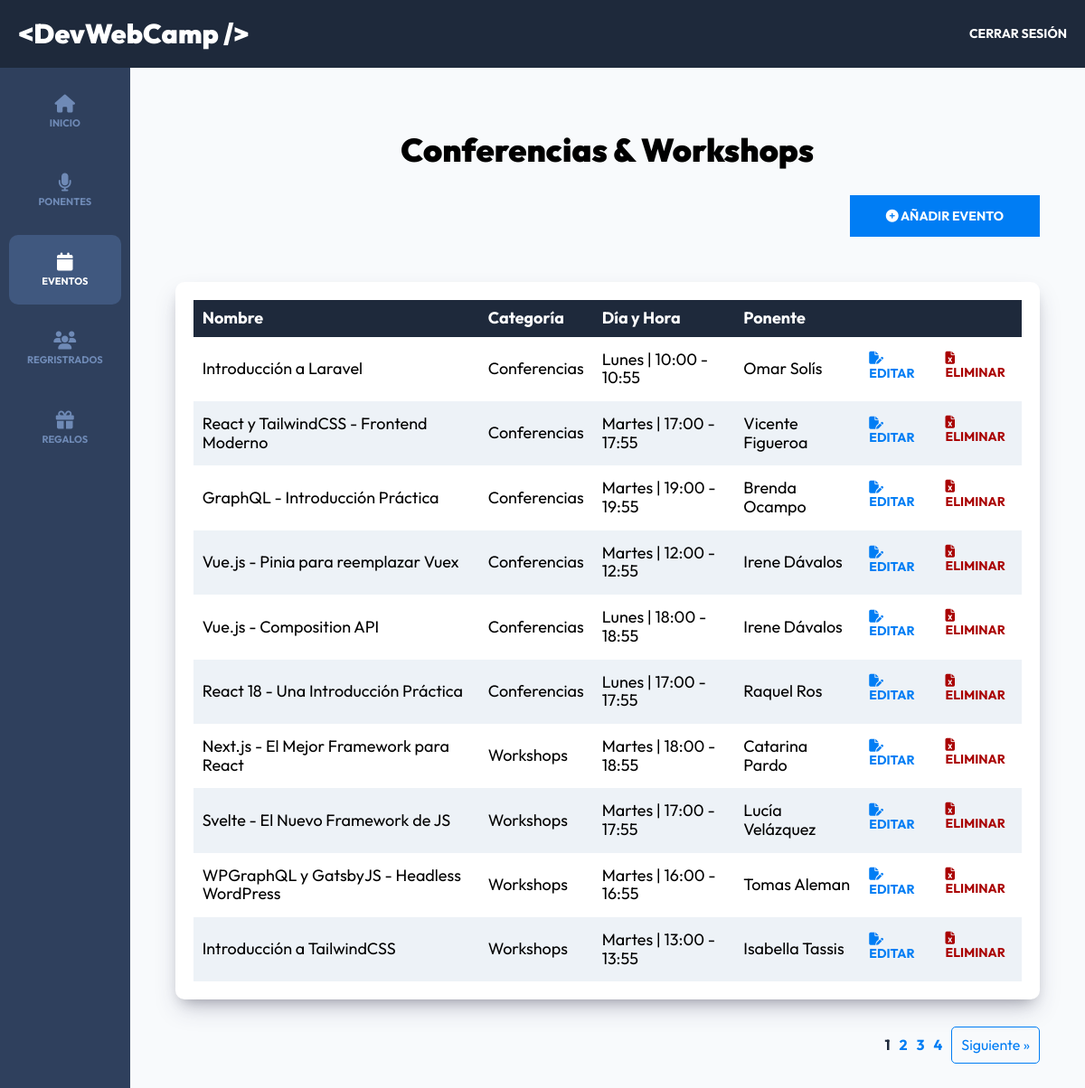
/admin/eventos?page=1 (signed in), run on the app's committed database.
### tables this page shows
CREATE TABLE `eventos` (
  `id` int NOT NULL AUTO_INCREMENT,
  `nombre` varchar(120) DEFAULT NULL,
  `descripcion` text,
  `disponibles` int DEFAULT NULL,
  `categoria_id` int NOT NULL,
  `dia_id` int NOT NULL,
  `hora_id` int NOT NULL,
  `ponente_id` int NOT NULL,
  PRIMARY KEY (`id`),
  KEY `fk_eventos_categorias_idx` (`categoria_id`),
  KEY `fk_eventos_dias1_idx` (`dia_id`),
  KEY `fk_eventos_horas1_idx` (`hora_id`),
  KEY `fk_eventos_ponentes1_idx` (`ponente_id`),
  CONSTRAINT `fk_eventos_categorias` FOREIGN KEY (`categoria_id`) REFERENCES `categorias` (`id`),
  CONSTRAINT `fk_eventos_dias1` FOREIGN KEY (`dia_id`) REFERENCES `dias` (`id`),
  CONSTRAINT `fk_eventos_horas1` FOREIGN KEY (`hora_id`) REFERENCES `horas` (`id`),
  CONSTRAINT `fk_eventos_ponentes1` FOREIGN KEY (`ponente_id`) REFERENCES `ponentes` (`id`)
);

CREATE TABLE `categorias` (
  `id` int NOT NULL AUTO_INCREMENT,
  `nombre` varchar(45) DEFAULT NULL,
  PRIMARY KEY (`id`)
);

CREATE TABLE `dias` (
  `id` int NOT NULL AUTO_INCREMENT,
  `nombre` varchar(15) DEFAULT NULL,
  PRIMARY KEY (`id`)
);

CREATE TABLE `horas` (
  `id` int NOT NULL AUTO_INCREMENT,
  `hora` varchar(13) DEFAULT NULL,
  PRIMARY KEY (`id`)
);

CREATE TABLE `ponentes` (
  `id` int NOT NULL AUTO_INCREMENT,
  `nombre` varchar(40) DEFAULT NULL,
  `apellido` varchar(40) DEFAULT NULL,
  `ciudad` varchar(20) DEFAULT NULL,
  `pais` varchar(20) DEFAULT NULL,
  `imagen` varchar(32) DEFAULT NULL,
  `tags` varchar(120) DEFAULT NULL,
  `redes` text,
  PRIMARY KEY (`id`)
);

### controllers/EventosController.php (called while the page is built, shortened)
<?php
class EventosController
{
    public static function index(Router $router)
    {
        $pagina_actual = $_GET['page'];
        $pagina_actual = filter_var($pagina_actual, FILTER_VALIDATE_INT);
        $registros_por_pagina = 10;
        $total_registros = Evento::total();
        $paginacion = new Paginacion($pagina_actual, $registros_por_pagina, $total_registros);
        $eventos = Evento::paginar($registros_por_pagina, $paginacion->offset());
        foreach ($eventos as $evento) {
            $evento->categoria = Categoria::find($evento->categoria_id);
            $evento->dia = Dia::find($evento->dia_id);
            $evento->hora = Hora::find($evento->hora_id);
            $evento->ponente = Ponente::find($evento->ponente_id);
        }
        $router->render('admin/eventos/index', [
            'titulo' => 'Conferencias & Workshops',
            'eventos' => $eventos,
            'paginacion' => $paginacion->paginacion()
        ]);
    }
}

### public/index.php (called while the page is built, shortened)
<?php
$router = new Router();
$router->get('/login', [AuthController::class, 'login']);
$router->post('/login', [AuthController::class, 'login']);
$router->post('/logout', [AuthController::class, 'logout']);
$router->get('/registro', [AuthController::class, 'registro']);
$router->post('/registro', [AuthController::class, 'registro']);
$router->get('/olvide', [AuthController::class, 'olvide']);
$router->post('/olvide', [AuthController::class, 'olvide']);
$router->get('/reestablecer', [AuthController::class, 'reestablecer']);
$router->post('/reestablecer', [AuthController::class, 'reestablecer']);
$router->get('/mensaje', [AuthController::class, 'mensaje']);
$router->get('/confirmar-cuenta', [AuthController::class, 'confirmar']);
$router->get('/admin/dashboard', [DashboardController::class, 'index']);
$router->get('/admin/ponentes', [PonentesController::class, 'index']);
$router->get('/admin/ponentes/crear', [PonentesController::class, 'crear']);
$router->post('/admin/ponentes/crear', [PonentesController::class, 'crear']);
$router->post('/admin/ponentes/editar', [PonentesController::class, 'editar']);
$router->get('/admin/ponentes/editar', [PonentesController::class, 'editar']);
$router->post('/admin/ponentes/eliminar', [PonentesController::class, 'eliminar']);
$router->get('/admin/eventos', [EventosController::class, 'index']);
$router->get('/admin/eventos/crear', [EventosController::class, 'crear']);
$router->post('/admin/eventos/crear', [EventosController::class, 'crear']);
$router->get('/admin/eventos/editar', [EventosController::class, 'editar']);
$router->post('/admin/eventos/editar', [EventosController::class, 'editar']);
$router->post('/admin/eventos/eliminar', [EventosController::class, 'eliminar']);
$router->get('/api/eventos-horario', [APIEventos::class, 'index']);
$router->get('/api/ponentes', [APIPonentes::class, 'index']);
$router->get('/api/ponente', [APIPonentes::class, 'ponente']);
$router->get('/admin/registrados', [RegistradosController::class, 'index']);
$router->get('/admin/regalos', [RegalosController::class, 'index']);
$router->get('/finalizar-registro', [RegistroController::class, 'crear']);
$router->post('/finalizar-registro/gratis', [RegistroController::class, 'gratis']);
$router->post('/finalizar-registro/pagar', [RegistroController::class, 'pagar']);
$router->get('/boleto', [RegistroController::class, 'boleto']);
$router->get('/', [PaginasController::class, 'index']);
$router->get('/devwebcamp', [PaginasController::class, 'evento']);
$router->get('/paquetes', [PaginasController::class, 'paquetes']);
$router->get('/workshops', [PaginasController::class, 'conferencias']);
$router->get('/404', [PaginasController::class, 'error']);
$router->comprobarRutas();

### models/ActiveRecord.php (called while the page is built, shortened)
<?php
class ActiveRecord {
    protected static $db;
    protected static $tabla = '';
    public static function setDB($database) {
        self::$db = $database;
    }
    public static function consultarSQL($query) {
        $resultado = self::$db->query($query);
        $array = [];
        while($registro = $resultado->fetch_assoc()) {
            $array[] = static::crearObjeto($registro);
        }
        return $array;
    }
    protected static function crearObjeto($registro) {
        $objeto = new static;
        foreach($registro as $key => $value ) {
            if(property_exists( $objeto, $key  )) {
                $objeto->$key = $value;
            }
        }
        return $objeto;
    }
    public static function find($id) {
        $query = "SELECT * FROM " . static::$tabla  ." WHERE id = {$id}";
        $resultado = self::consultarSQL($query);
        return array_shift( $resultado ) ;
    }
    public static function paginar($por_pagina, $offset){
        $query = "SELECT * FROM " . static::$tabla . " ORDER BY id DESC LIMIT {$por_pagina} OFFSET {$offset} ";
        $resultado = self::consultarSQL($query);
        return $resultado;
    }
    public static function total($columna = '', $valor ='')
    {
        $query = "SELECT COUNT(*) FROM " . static::$tabla;
        $resultado = self::$db->query($query);
        $total = $resultado->fetch_array();
        return array_shift($total);
    }
}

### views/admin/eventos/index.php (the view, shortened to what this page needs)
<h2 class="dashboard__heading"><?php echo $titulo; ?></h2>
<div class="dashboard__contenedor-boton">
    <a class="dashboard__boton" href="/admin/eventos/crear">
        <i class="fa-solid fa-circle-plus"></i>
        Añadir Evento
    </a>
</div>
<div class="dashboard__contenedor">
    <?php if (!empty($eventos)) { ?>
        <table class="table">
            <thead class="table__thead">
                <tr>
                    <th class="table__th" scope="col">
                        Nombre
                    </th>
                    <th class="table__th" scope="col">
                        Categoría
                    </th>
                    <th class="table__th" scope="col">
                        Día y Hora
                    </th>
                    <th class="table__th" scope="col">
                        Ponente
                    </th>
                    <th class="table__th" scope="col">
                    </th>
                </tr>
            </thead>
            <tbody class="table__tbody">
                <?php foreach ($eventos as $evento) { ?>
                    <tr class="table__tr">
                        <td class="table__td">
                            <?php echo $evento->nombre; ?>
                        </td>
                        <td class="table__td">
                            <?php echo $evento->categoria->nombre; ?>
                        </td>
                        <td class="table__td">
                            <?php echo $evento->dia->nombre . " | " . $evento->hora->hora; ?>
                        </td>
                        <td class="table__td">
                            <?php echo $evento->ponente->nombre . " " . $evento->ponente->apellido; ?>
                        </td>
                        <td class="table__td--acciones">
                            <a class="table__accion table__accion--editar" href="/admin/eventos/editar?id=<?php echo $evento->id; ?>">
                                <i class="fa-solid fa-file-pen"></i>
                                Editar
                            </a>
                            <form action="/admin/eventos/eliminar" method="POST" class="table__formulario">
                                <button class="table__accion table__accion--eliminar" type="submit">
                                    <i class="fa-solid fa-file-excel"></i>
                                    Eliminar
                                </button>
                            </form>
                        </td>
                    </tr>
                <?php } ?>
            </tbody>
        </table>
    <?php } else { ?>
        <p class="text-center">No hay Eventos aún</p>
    <?php } ?>
</div>
<?php echo $paginacion; ?>

### public/build/css/app.css (style rules this page uses)
html { line-height: 1.15; -webkit-text-size-adjust: 100%; }
body { margin: 0; }
a { background-color: transparent; }
button, input, optgroup, select, textarea { font-family: inherit; font-size: 100%; line-height: 1.15; margin: 0; }
button, input { overflow: visible; }
button, select { text-transform: none; }
button, [type=button], [type=reset], [type=submit] { -webkit-appearance: button; }
html { font-size: 62.5%; box-sizing: border-box; height: 100%; }
*, *:before, *:after { box-sizing: inherit; }
body { font-family: "Outfit", sans-serif; font-size: 1.8rem; }
a { text-decoration: none; }
h1, h2, h3 { font-family: "Outfit", sans-serif; font-weight: 900; margin: 2rem 0; }
h2 { font-size: 3.6rem; }
[class$=__heading] { font-family: "Outfit", sans-serif; font-weight: 900; margin: 2rem 0; margin: 6rem 0 3rem 0; text-align: center; }
.dashboard { height: 100%; display: flex; flex-direction: column; background-color: #f8fafc; }
@media (min-width: 768px) { .dashboard__contenedor-boton { display: flex; justify-content: flex-end; margin-bottom: 5rem; } }
.dashboard__boton { background-color: #007df4; padding: 1.5rem 4rem; color: #ffffff; font-size: 1.8rem; font-weight: 700; border: none; transition-property: background-color; transition-duration: 0.3s; text-align: center; width: 100%; display: inline-block; text-transform: uppercase; font-size: 1.4rem; }
@media (min-width: 768px) { .dashboard__boton { width: auto; } }
.dashboard__contenedor, .dashboard__formulario { box-shadow: rgba(50, 50, 93, 0.25) 0px 13px 27px -5px, rgba(0, 0, 0, 0.3) 0px 8px 16px -8px; background-color: #ffffff; padding: 2rem; border-radius: 1rem; }
.table { width: 100%; border-collapse: collapse; }
.table__thead { background-color: #1e293b; color: #ffffff; }
.table__th { padding: 1rem; text-align: left; }
.table__tr:nth-child(even) { background-color: #edf2f7; }
.table__td, .table__td--acciones { padding: 1.5rem 1rem; }
.table__td--acciones { display: flex; justify-content: flex-end; gap: 2rem; align-items: center; }
.table__accion { all: unset; text-transform: uppercase; font-size: 1.4rem; font-weight: 700; }
.table__accion--editar { color: #007df4; }
.table__accion--eliminar { color: rgb(169, 0, 0); }

### data on the page
eventos: nombre "Introducción a Laravel", categoria.nombre "Conferencias", dia.nombre "Lunes", hora.hora "10:00 - 10:55", ponente.nombre "Omar", ponente.apellido "Solís"
eventos: nombre "React y TailwindCSS - Frontend Moderno", categoria.nombre "Conferencias", dia.nombre "Martes", hora.hora "17:00 - 17:55", ponente.nombre "Vicente", ponente.apellido "Figueroa"
eventos: nombre "GraphQL - Introducción Práctica", categoria.nombre "Conferencias", dia.nombre "Martes", hora.hora "19:00 - 19:55", ponente.nombre "Brenda", ponente.apellido "Ocampo"
eventos: nombre "Vue.js - Pinia para reemplazar Vuex", categoria.nombre "Conferencias", dia.nombre "Martes", hora.hora "12:00 - 12:55", ponente.nombre "Irene", ponente.apellido "Dávalos"
eventos: nombre "Vue.js - Composition API", categoria.nombre "Conferencias", dia.nombre "Lunes", hora.hora "18:00 - 18:55", ponente.nombre "Irene", ponente.apellido "Dávalos"
eventos: nombre "React 18 - Una Introducción Práctica", categoria.nombre "Conferencias", dia.nombre "Lunes", hora.hora "17:00 - 17:55", ponente.nombre "Raquel", ponente.apellido "Ros"
eventos: nombre "Next.js - El Mejor Framework para React", categoria.nombre "Workshops", dia.nombre "Martes", hora.hora "18:00 - 18:55", ponente.nombre "Catarina", ponente.apellido "Pardo"
eventos: nombre "Svelte - El Nuevo Framework de JS", categoria.nombre "Workshops", dia.nombre "Martes", hora.hora "17:00 - 17:55", ponente.nombre "Lucía", ponente.apellido "Velázquez"
eventos: nombre "WPGraphQL y GatsbyJS - Headless WordPress", categoria.nombre "Workshops", dia.nombre "Martes", hora.hora "16:00 - 16:55", ponente.nombre "Tomas", ponente.apellido "Aleman"
eventos: nombre "Introducción a TailwindCSS", categoria.nombre "Workshops", dia.nombre "Martes", hora.hora "13:00 - 13:55", ponente.nombre "Isabella", ponente.apellido "Tassis"

### other printed values
$titulo "Conferencias & Workshops"
